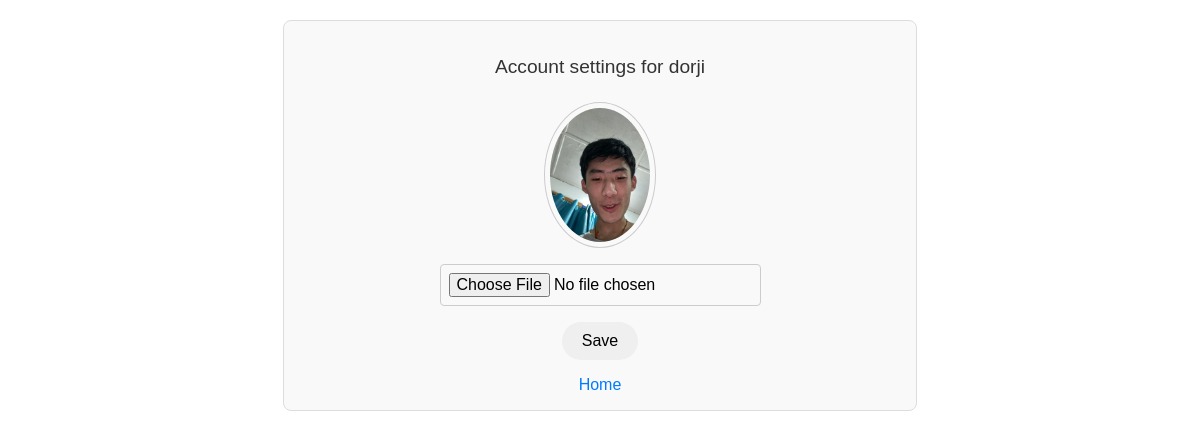
Before: /setting/ (signed in) with the older database file.
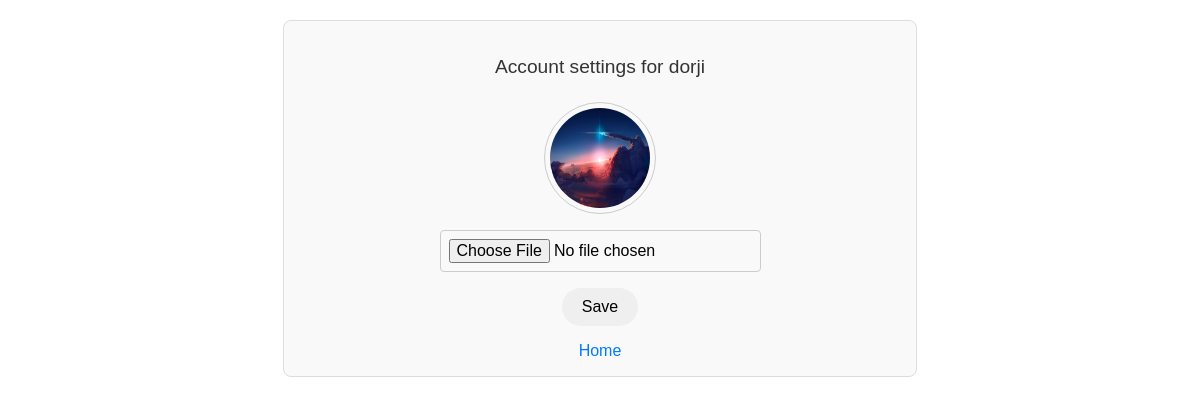
After: the same page with the newer database file.
### main/models.py (models this page shows, shortened)
class Profile(models.Model):
    user = models.ForeignKey(User, on_delete=models.CASCADE, related_name='profile')
    id_user = models.IntegerField()
    profileimg = models.ImageField(upload_to='images/', default='default-user-pic.webp')

### main/views.py (the view, shortened to what this page needs)
# urls.py: path('setting/', settings, name='settings'),
@login_required(login_url='login')
def settings(request):
    user_profile = Profile.objects.get(user = request.user)
    return render(request, 'settings.html', {'user_profile':user_profile})

### main/templates/settings.html (shortened to what this page needs)
{% block styles %}
{% load static %}
    <link rel="stylesheet" href="{% static 'settings_styles.css' %}">
{% endblock %}
<div id="account-settings-container">
    <p class="account-settings-title">Account settings for {{ user.username }}</p>
    <form action="" method="POST" enctype="multipart/form-data" class="account-settings-form">
        <div class="profile-image-section">
            <img src="{{ user_profile.profileimg.url }}" width="100px" class="profile-image">
        </div>
        <div class="file-upload-section">
            <input type="file" name="image" class="file-upload-input">
        </div>
        <button type="submit" class="save-button">Save</button>
    </form>
    <a href="{% url 'home' %}" class="home-link">Home</a>
</div>

Changed rows visible on the page:
changed Profile: profileimg: a different picture
